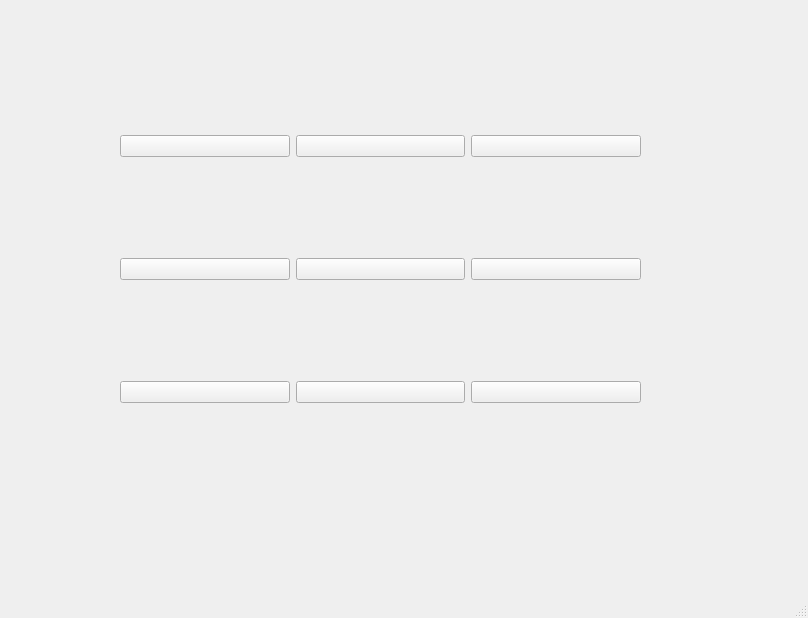
<?xml version="1.0" encoding="UTF-8"?>
<ui version="4.0">
 <class>MainWindow</class>
 <widget class="QMainWindow" name="MainWindow">
  <property name="geometry">
   <rect>
    <x>0</x>
    <y>0</y>
    <width>808</width>
    <height>618</height>
   </rect>
  </property>
  <property name="windowTitle">
   <string>MainWindow</string>
  </property>
  <widget class="QWidget" name="centralwidget">
   <widget class="QWidget" name="gridLayoutWidget">
    <property name="geometry">
     <rect>
      <x>120</x>
      <y>40</y>
      <width>521</width>
      <height>461</height>
     </rect>
    </property>
    <layout class="QGridLayout" name="gridLayout">
     <item row="1" column="0">
      <widget class="QPushButton" name="pushButton_4">
       <property name="text">
        <string/>
       </property>
      </widget>
     </item>
     <item row="4" column="2">
      <widget class="QPushButton" name="pushButton_9">
       <property name="text">
        <string/>
       </property>
      </widget>
     </item>
     <item row="1" column="2">
      <widget class="QPushButton" name="pushButton_6">
       <property name="text">
        <string/>
       </property>
      </widget>
     </item>
     <item row="1" column="1">
      <widget class="QPushButton" name="pushButton_5">
       <property name="text">
        <string/>
       </property>
      </widget>
     </item>
     <item row="4" column="1">
      <widget class="QPushButton" name="pushButton_8">
       <property name="text">
        <string/>
       </property>
      </widget>
     </item>
     <item row="4" column="0">
      <widget class="QPushButton" name="pushButton_7">
       <property name="text">
        <string/>
       </property>
      </widget>
     </item>
     <item row="0" column="0">
      <widget class="QPushButton" name="pushButton">
       <property name="text">
        <string/>
       </property>
      </widget>
     </item>
     <item row="0" column="1">
      <widget class="QPushButton" name="pushButton_2">
       <property name="text">
        <string/>
       </property>
      </widget>
     </item>
     <item row="0" column="2">
      <widget class="QPushButton" name="pushButton_3">
       <property name="text">
        <string/>
       </property>
      </widget>
     </item>
    </layout>
   </widget>
  </widget>
  <widget class="QMenuBar" name="menubar">
   <property name="geometry">
    <rect>
     <x>0</x>
     <y>0</y>
     <width>808</width>
     <height>25</height>
    </rect>
   </property>
  </widget>
  <widget class="QStatusBar" name="statusbar"/>
 </widget>
 <resources/>
 <connections/>
</ui>
